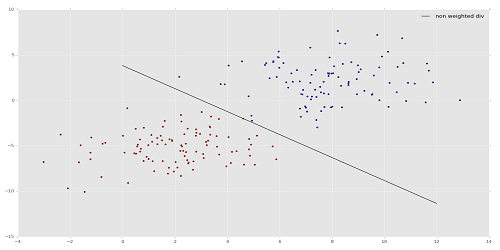
#> input picture Computer Science/Hardik Ahuja/Task 3/OPENCV3/mainsvmimage.png, 500 x 250 px, given in place of the camera
$ python edge.py   (older library calls are emulated)
#> lines starting #> are read from the running program, lines starting #| are printed output that depends on the picture
import cv2
import numpy as np

cap = cv2.VideoCapture(0)

while True:
	_, frame = cap.read()
#> frame is the input picture: shape (250, 500, 3); mean B, G, R 231.8, 231.6, 231.8
	frame = cv2.flip(frame,2)
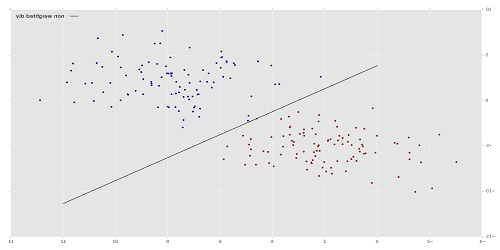
#> frame: shape (250, 500, 3); mean B, G, R 231.8, 231.6, 231.8

	laplacian = cv2.Laplacian(frame, cv2.CV_64F)
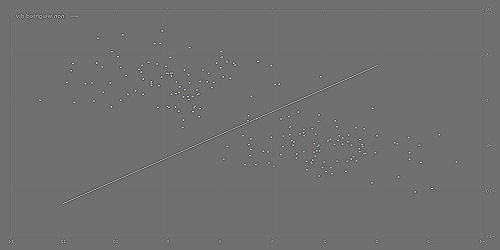
#> laplacian: shape (250, 500, 3) float64; mean B, G, R 0, 0, 0; drawn with min black and max white
	sobelx = cv2.Sobel(frame,cv2.CV_64F,1,0,ksize = 5)
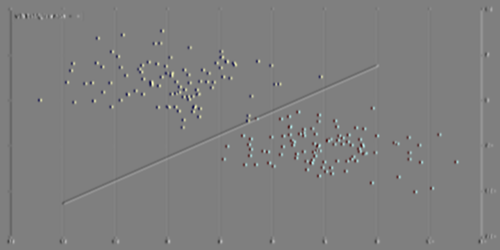
#> sobelx: shape (250, 500, 3) float64; mean B, G, R 0, 0, 0; drawn with min black and max white
	sobely = cv2.Sobel(frame,cv2.CV_64F,0,1,ksize = 5)
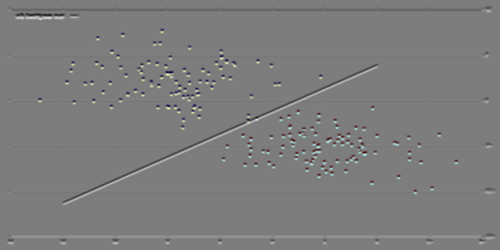
#> sobely: shape (250, 500, 3) float64; mean B, G, R 0, 0, 0; drawn with min black and max white
	edges = cv2.Canny(frame,70,70)
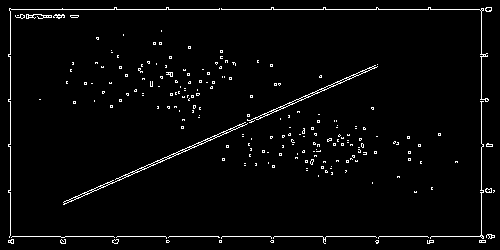
#> edges: shape (250, 500); 2.9% white in thin lines or dots

	cv2.imshow('normal',frame)
	cv2.imshow('laplacian',laplacian)
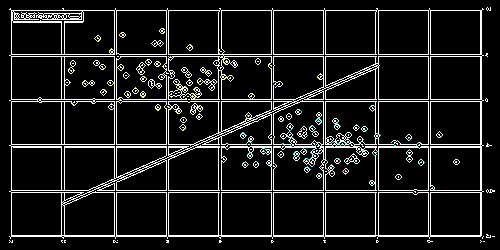
#> window 'laplacian': shape (250, 500, 3); mean B, G, R 27.4, 27.8, 27.4
	#cv2.imshow('sobelx',sobelx)
	#cv2.imshow('sobely',sobely)
	cv2.imshow('edges',edges)

	if cv2.waitKey(1) & 0xFF == ord('a'):
#> (key Esc is pressed here)
		break

cap.release()
cv2.destroyAllWindows()
